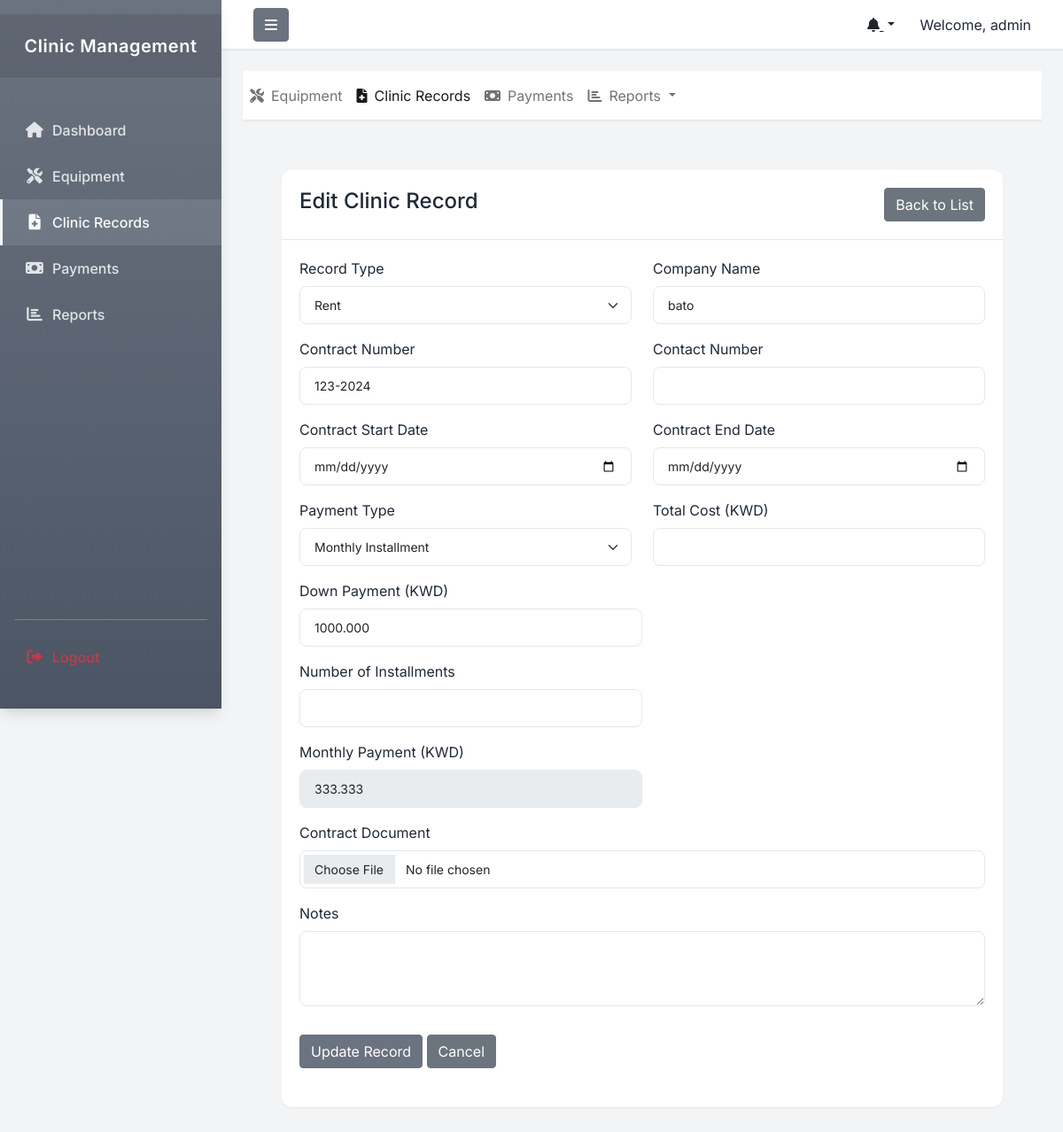
The app's page /edit-clinic-record.php?id=6 (signed in) with its own data.
### tables this page shows
CREATE TABLE `clinic_records` (
  `id` int(11) NOT NULL,
  `record_type` enum('Rent','Insurance','Clinic License','Fire Safety') NOT NULL,
  `company_name` varchar(255) NOT NULL,
  `contract_number` varchar(100) NOT NULL,
  `contract_date` date NOT NULL,
  `expiry_date` date NOT NULL,
  `total_amount` decimal(10,3) NOT NULL,
  `payment_type` enum('one_time','installment') NOT NULL,
  `down_payment` decimal(10,3) DEFAULT NULL,
  `remaining_amount` decimal(10,3) DEFAULT NULL,
  `monthly_payment` decimal(10,3) DEFAULT NULL,
  `num_installments` int(11) DEFAULT NULL,
  `next_payment_date` date DEFAULT NULL,
  `contract_file` varchar(255) DEFAULT NULL,
  `status` enum('active','completed','terminated') DEFAULT 'active',
  `created_at` timestamp NOT NULL DEFAULT current_timestamp(),
  `updated_at` timestamp NOT NULL DEFAULT current_timestamp() ON UPDATE current_timestamp(),
  `monthly_installment` decimal(10,3) DEFAULT NULL,
  `total_cost` decimal(10,3) DEFAULT NULL,
  `start_date` date DEFAULT curdate()
);

### edit-clinic-record.php (the view, shortened to what this page needs)
<?php
include 'includes/header.php';
$id = isset($_GET['id']) ? intval($_GET['id']) : 0;
$database = Database::getInstance();
$db = $database->getConnection();
$query = "SELECT * FROM clinic_records WHERE id = ?";
$stmt = $db->prepare($query);
$stmt->execute([$id]);
$record = $stmt->fetch(PDO::FETCH_ASSOC);
?>
<div class="main-content">
    <div class="container-fluid">
        <div class="row">
            <div class="col-md-12">
                <div class="card">
                    <div class="card-header d-flex justify-content-between align-items-center">
                        <h4 class="card-title">Edit Clinic Record</h4>
                        <a href="clinic-records.php" class="btn btn-secondary">Back to List</a>
                    </div>
                    <div class="card-body">
                        <form id="editClinicRecordForm" method="POST" enctype="multipart/form-data">
                            <div class="row">
                                <div class="col-md-6 mb-3">
                                    <label class="form-label">Record Type</label>
                                    <select name="record_type" class="form-select" required>
                                        <?php
                                        $types = ['Rent', 'Insurance', 'Clinic License', 'Fire Safety'];
                                        foreach ($types as $type) {
                                            $selected = ($type === $record['record_type']) ? 'selected' : '';
                                            echo "<option value=\"$type\" $selected>$type</option>";
                                        }
                                        ?>
                                    </select>
                                </div>
                                <div class="col-md-6 mb-3">
                                    <label class="form-label">Company Name</label>
                                    <input type="text" name="company_name" class="form-control" required value="<?php echo htmlspecialchars($record['company_name']); ?>">
                                </div>
                                <div class="col-md-6 mb-3">
                                    <label class="form-label">Contract Number</label>
                                    <input type="text" name="contract_number" class="form-control" required value="<?php echo htmlspecialchars($record['contract_number']); ?>">
                                </div>
                                <div class="col-md-6 mb-3">
                                    <label class="form-label">Contact Number</label>
                                    <input type="text" name="contact_number" class="form-control" required value="<?php echo htmlspecialchars($record['contact_number']); ?>">
                                </div>
                                <div class="col-md-6 mb-3">
                                    <label class="form-label">Contract Start Date</label>
                                    <input type="date" name="contract_start_date" class="form-control" required value="<?php echo $record['contract_start_date']; ?>">
                                </div>
                                <div class="col-md-6 mb-3">
                                    <label class="form-label">Contract End Date</label>
                                    <input type="date" name="contract_end_date" class="form-control" required value="<?php echo $record['contract_end_date']; ?>">
                                </div>
                                <div class="col-md-6 mb-3">
                                    <label class="form-label">Payment Type</label>
                                    <select name="payment_type" class="form-select" required onchange="toggleInstallmentFields()">
                                        <option value="installment" <?php echo $record['payment_type'] === 'installment' ? 'selected' : ''; ?>>Monthly Installment</option>
                                    </select>
                                </div>
                                <div class="col-md-6 mb-3">
                                    <label class="form-label">Total Cost (KWD)</label>
                                    <input type="number" name="total_cost" class="form-control" step="0.001" required value="<?php echo $record['total_cost']; ?>" onchange="calculateInstallment()">
                                </div>
                                <div id="installmentFields" style="display:<?php echo $record['payment_type'] === 'installment' ? 'block' : 'none'; ?>">
                                    <div class="col-md-6 mb-3">
                                        <label class="form-label">Down Payment (KWD)</label>
                                        <input type="number" name="down_payment" class="form-control" step="0.001" value="<?php echo $record['down_payment']; ?>" onchange="calculateInstallment()">
                                    </div>
                                    <div class="col-md-6 mb-3">
                                        <label class="form-label">Number of Installments</label>
                                        <input type="number" name="number_of_installments" class="form-control" min="1" max="12" value="<?php echo $record['number_of_installments']; ?>" onchange="calculateInstallment()">
                                    </div>
                                    <div class="col-md-6 mb-3">
                                        <label class="form-label">Monthly Payment (KWD)</label>
                                        <input type="number" name="monthly_payment" class="form-control" step="0.001" readonly value="<?php echo $record['monthly_payment']; ?>">
                                    </div>
                                </div>
                                <div class="col-md-12 mb-3">
                                    <label class="form-label">Contract Document</label>
                                    <input type="file" name="contract_document" class="form-control" accept=".pdf,.doc,.docx">
                                </div>
                                <div class="col-md-12 mb-3">
                                    <label class="form-label">Notes</label>
                                    <textarea name="notes" class="form-control" rows="3"><?php echo htmlspecialchars($record['notes']); ?></textarea>
                                </div>
                            </div>
                            <div class="mt-3">
                                <button type="submit" class="btn btn-primary">Update Record</button>
                                <a href="clinic-records.php" class="btn btn-secondary">Cancel</a>
                            </div>
                        </form>
                    </div>
                </div>
            </div>
        </div>
    </div>
</div>
<?php include 'includes/footer.php'; ?>

### assets/css/style.css (style rules this page uses)
:root { --sidebar-width: 250px; --header-height: 60px; --navbar-height: 56px; --primary-color: #6B7280; --secondary-color: #4B5563; --success-color: #059669; --warning-color: #D97706; --danger-color: #DC2626; --info-color: #3B82F6; --text-color: #1F2937; --text-muted: #6B7280; --light-text: #F9FAFB; --border-color: #E5E7EB; --hover-color: #374151; --bg-primary: #ffffff; --bg-secondary: #F3F4F6; --shadow-sm: 0 1px 2px 0 rgba(0, 0, 0, 0.05); --shadow-md: 0 4px 6px -1px rgba(0, 0, 0, 0.1), 0 2px 4px -1px rgba(0, 0, 0, 0.06); --shadow-lg: 0 10px 15px -3px rgba(0, 0, 0, 0.1), 0 4px 6px -2px rgba(0, 0, 0, 0.05); --transition: all 0.3s ease; }
html, body { height: 100%; margin: 0; }
body { background-color: var(--bg-secondary); font-family: 'Inter', -apple-system, BlinkMacSystemFont, 'Segoe UI', Roboto, Oxygen, Ubuntu, sans-serif; color: var(--text-color); line-height: 1.5; overflow-x: hidden; }
.main-content { flex: 1; padding: 2rem; overflow-y: auto; }
.card { background: var(--bg-primary); border: none; border-radius: 0.75rem; box-shadow: var(--shadow-sm); transition: var(--transition); height: 100%; margin-bottom: 1.5rem; }
.card-header { background: var(--bg-primary); border-bottom: 1px solid var(--border-color); padding: 1.25rem; font-weight: 600; border-radius: 0.75rem 0.75rem 0 0 !important; }
.card-body { padding: 1.25rem; }
.btn-primary { background-color: var(--primary-color); border-color: var(--primary-color); }
.form-control, .form-select { border: 1px solid var(--border-color); border-radius: 0.5rem; padding: 0.625rem 1rem; font-size: 0.875rem; transition: var(--transition); }

### records on screen
clinic_records: company_name "bato", contract_number "123-2024", payment_type "Monthly Installment", down_payment "1000.000", monthly_payment "333.333"

### other values on screen
$_SESSION['username'] "admin"
form field record_type "Rent"
